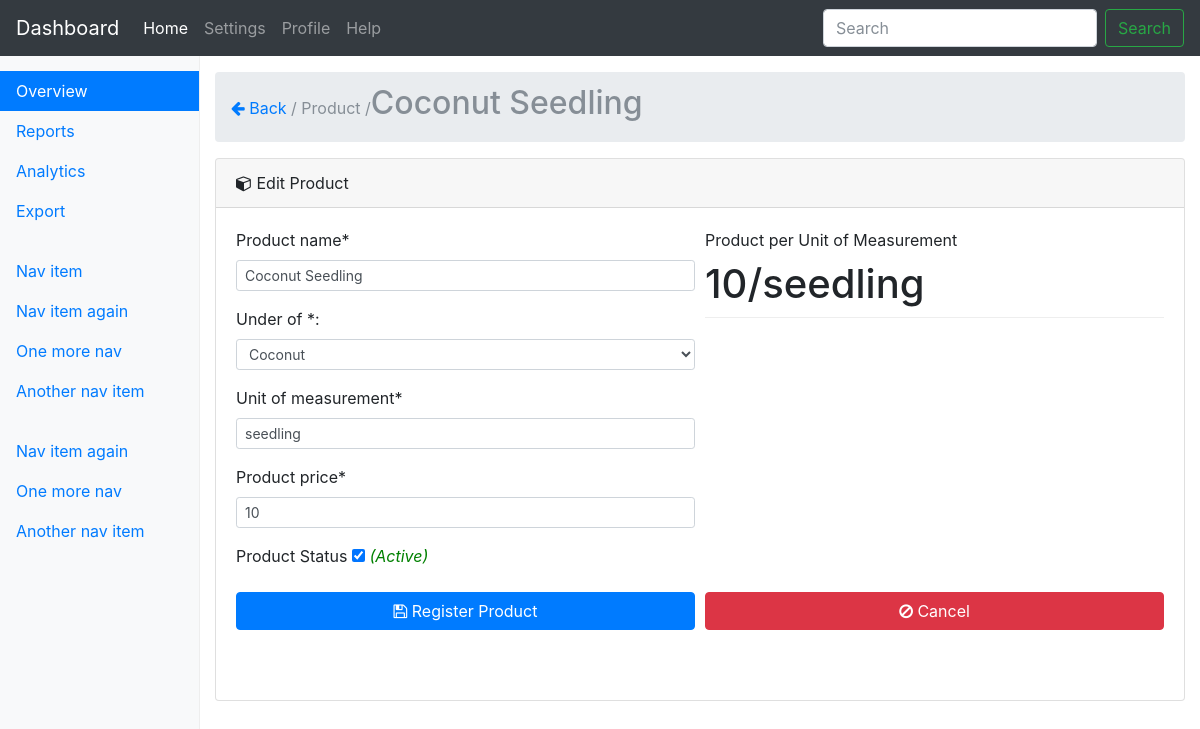
Page /product-register.php?edit=2 on the committed database.
### tables this page shows
CREATE TABLE `products` (
  `product_id` int(11) NOT NULL,
  `product_name` varchar(45) DEFAULT NULL,
  `product_price` int(11) DEFAULT NULL,
  `created_on` timestamp NULL DEFAULT CURRENT_TIMESTAMP,
  `created_by` int(11) DEFAULT NULL,
  `project_id` int(11) DEFAULT NULL,
  `unit_of_measurement` varchar(45) DEFAULT NULL,
  `product_status` enum('Y','N') DEFAULT 'Y'
);

CREATE TABLE `product_price` (
  `price_id` int(11) NOT NULL,
  `price` double DEFAULT NULL,
  `created_updated_on` timestamp NULL DEFAULT CURRENT_TIMESTAMP,
  `created_by` int(11) DEFAULT NULL
);

### classes/DbConfig.php (called while the page is built, shortened)
<?php
class DbConfig
{
    private $_host = 'localhost';
    private $_username = 'root';
    private $_password = '';
    private $_database = 'monitoringsystem';
    protected $connection;
    public function __construct()
    {
        if (!isset($this->connection)) {
            $this->connection = new mysqli($this->_host, $this->_username, $this->_password, $this->_database);
        }
        return $this->connection;
    }
}
?>

### classes/Crud.php (called while the page is built, shortened)
<?php
include_once 'DbConfig.php';
class Crud extends DbConfig
{
    public function getData($query)
    {
        $result = $this->connection->query($query);
        $rows = array();
        while ($row = $result->fetch_assoc()) {
            $rows[] = $row;
        }
        return $rows;
    }
    public function escape_string($value)
    {
        return $this->connection->real_escape_string($value);
    }
}
?>

### product-register.php (the view, shortened to what this page needs)
<?php
    require_once('layout/header.php');
    require_once('classes/Crud.php');
    $crud = new Crud();
    $projects = $crud->getData("SELECT * FROM projects;");
    $product_name = "";
    $price= "";
    $project_id   = "";
    $unit_of_measurement ="";
    $product_status="";
    $found=false;
    $add=true;
    if(isset($_GET['edit'])){
        $id = $crud->escape_string($_GET['edit']);
       if(is_numeric($id) && $id!=''){
              $products = $crud->getData("SELECT * FROM products p ".
                                         "INNER JOIN product_price pp ON pp.price_id= p.product_price WHERE product_id=".$_GET['edit']);
              $found=(count($products)==1)?true:false;
              $add=false;
              foreach ($products as $res) {
                  $product_name = $res['product_name'];
                  $price        =$res['price'];
                  $project_id   = $res['project_id'];
                  $unit_of_measurement =$res['unit_of_measurement'];
                  $product_status =$res['product_status'];
              }
        }
    }
?>
<link href="assets/bootstrap-datepicker3.min.css" rel="stylesheet">
<?php require_once('layout/nav.php');?>
        <main role="main" class="col-sm-9 ml-sm-auto col-md-10 pt-3">
           <nav aria-label="breadcrumb" role="navigation">
              <ol class="breadcrumb">
                    <li class="breadcrumb-item active" aria-current="page"><a href='setting.php'><i class="fa fa-arrow-left" aria-hidden="true"></i> Back</a> / Product /<h2><?php echo  $product_name;?></h2> </li>
              </ol>
           </nav>
         <div class="card">
              <div class="card-header">
                    <i class="fa fa-cube" aria-hidden="true"></i>  <?php echo($add)?'Add':'Edit';?> Product
              </div>
              <div class="card-body">
                 <?php if($found || $add){?>
                      <div class="row">
                        <div class="col-md-12">
                               <form data-toggle="validator" role="form" id="form">
                                        <div class="form-row">
                                              <div class="col-md-6">
                                                  <div class="form-group">
                                                        <label >Product name*</label>
                                                        <input class="form-control form-control-sm" id="product_name" name="product_name" type="text"  placeholder="Enter product name" required
                                                        value="<?php echo $product_name;?>">
                                                  </div>
                                                   <div class="form-group">
                                                  <label>Under of *:</label>
                                                        <select required class="form-control form-control-sm" id="project" name="project">
                                                              <?php
                                                                  foreach ($projects as $res) {
                                                              ?>
                                                              <option value="<?php echo $res['project_id'];?>"
                                                                <?php echo($res['project_id']==$project_id)?'Selected':'';?>
                                                                ><?php echo $res['project_name'];?></option>
                                                              <?php } ?>
                                                        </select>
                                                  </div>
                                                  <div class="form-group">
                                                        <label >Unit of measurement*</label>
                                                        <input class="form-control form-control-sm" id="measurement" name="measurement" type="text"  placeholder="example: kilo" required value="<?php echo $unit_of_measurement;?>">
                                                  </div>
                                                  <div class="form-group">
                                                        <label >Product price*</label>
                                                        <input class="form-control form-control-sm" id="price" name="price" type="text"  placeholder="0.00" required value="<?php echo $price;?>">
                                                  </div>
                                                  <div class="form-group">
                                                              <label for="check">Product Status</label>
                                                              <input  id="product_status" name="product_status" type="checkbox"
                                                              <?php echo($product_status=='Y')?'checked':'';?> />
                                                              <span id="stat" class="italic <?php echo($product_status=='Y')?'green':'red';?>"><?php echo($product_status=='Y')?'(Active)':'(Unactive)';?></span>
                                                  </div>
                                              </div>
                                              <div class="col-md-6">
                                                 <div class="form-group">
                                                      <label for="exampleInputLastName">Product per Unit of Measurement</label>
                                                      <h1><span id="price_"><?php echo ($price=="")?'Price':$price;?></span>/<span id="measurement_"><?php echo ($unit_of_measurement=="")?'Measurement':$unit_of_measurement;?></span></h1>
                                                  </div>
                                              </div>
                                        </div>
                                        <div class="form-group">
                                          <div class="form-row">
                                              <div class="col-md-6">
                                                  <button type="submit" name="submit" class="btn btn-primary btn-block" ><i class="fa fa-floppy-o" aria-hidden="true"></i> Register Product</button>
                                              </div>
                                              <br/><br/>
                                              <div class="col-md-6">
                                                  <button id="cancel" class="btn btn-danger btn-block" ><i class="fa fa-ban" aria-hidden="true"></i> Cancel</button>
                                              </div>
                                          </div>
                                      </div>
                              </form>
                              <br/>
                      </div>
                  </div>
                  <?php }else{?>
                         <h2 style="text-align: center;width: 100%;"><span style='color:red;'>SYSTEM ERROR 404:</span><br/><small>Product Not Found, maybe because product is not exist.</small></h2>
                  <?php } ?>
              </div>
        </div>
        </div>
<?php require_once('layout/footer.php');?>

### assets/dashboard.css (style rules this page uses)
body { padding-top: 3.5rem; }
h1 { padding-bottom: 9px; margin-bottom: 20px; border-bottom: 1px solid #eee; }
h2 { display: inline-block !important; }
.green { color: green; }
.italic { font-style: italic; }

### rows in the picture
products: product_name "Coconut Seedling", measurement "seedling", price "10", product_status "☑", product_price.price "10", unit_of_measurement "seedling"

### other values in the picture
form field project "Coconut"
